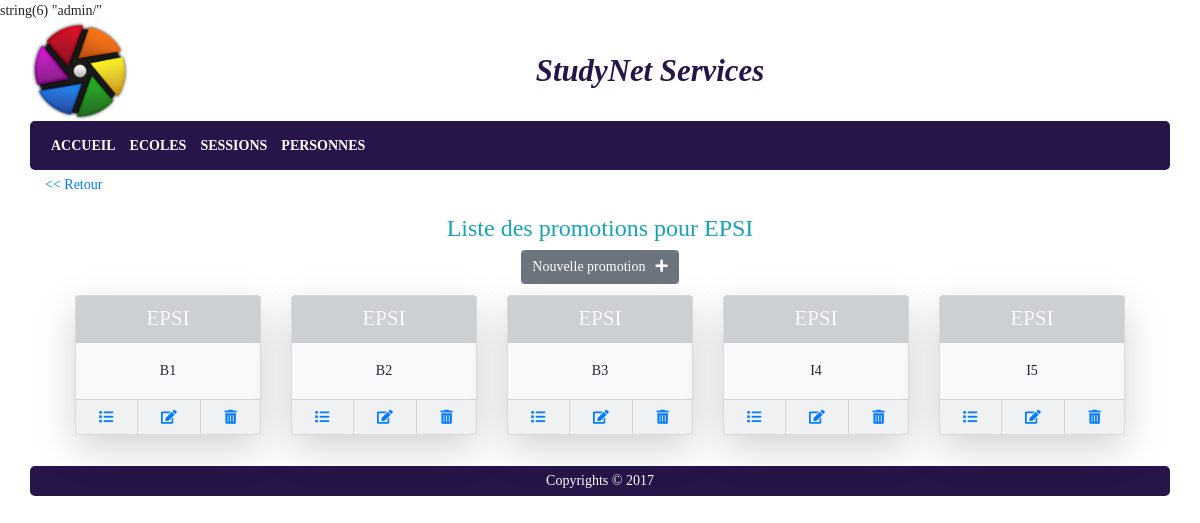
/index.php?p=promotions&a=listepromotions&idecole=1 (signed in), run on the app's committed database.
### tables this page shows
CREATE TABLE `ecole` (
  `eco_id` int NOT NULL AUTO_INCREMENT,
  `eco_nom` varchar(50) NOT NULL,
  `eco_logo` varchar(255) DEFAULT NULL,
  PRIMARY KEY (`eco_id`)
);

CREATE TABLE `promotion` (
  `promo_id` int NOT NULL AUTO_INCREMENT,
  `promo_libelle` varchar(50) NOT NULL,
  `eco_id` int NOT NULL,
  PRIMARY KEY (`promo_id`),
  KEY `FK_promotion_eco_id` (`eco_id`),
  CONSTRAINT `FK_promotion_eco_id` FOREIGN KEY (`eco_id`) REFERENCES `ecole` (`eco_id`)
);

### index.php (called while the page is built, shortened)
<?php
	include_once ROOT.'/core/controllers/controller_main.php';

### core/models/DAO.php (called while the page is built, shortened)
<?php
	class DAO{
		private static $dsnserveur = 'mysql:host=%MYSQL_HOST%;port=%MYSQL_PORT%;charset=utf8;dbname=%MYSQL_BDD%';
		private static $user = '';
		private static $pass = '';
		private static $_instance;
		public static function getInstance(){
			self::$dsnserveur = str_replace('%MYSQL_HOST%', getenv('MYSQL_HOST'), self::$dsnserveur);
			self::$dsnserveur = str_replace('%MYSQL_PORT%', getenv('MYSQL_PORT'), self::$dsnserveur);
			self::$dsnserveur = str_replace('%MYSQL_BDD%', getenv('MYSQL_BDD'), self::$dsnserveur);
			self::$user = getenv('MYSQL_USER');
			self::$pass = getenv('MYSQL_PASS');
			if (self::$_instance == null) {
				try{
					self::$_instance = new PDO(self::$dsnserveur, self::$user, self::$pass);
				}catch (PDOException $ex){
					exit($ex->getMessage());
				}
			}
			return self::$_instance;
		}
	}
?>

### core/models/model_ecole.php (called while the page is built, shortened)
<?php
	include_once ROOTMODELS.'DAO.php';
	include_once ROOTMODELS.'model_promotion.php';
	class Ecole {
		private $id, $nom, $logo;
		private array $promotions;
		public function __construct($id = 0, $nom = '', $logo = ''){
			$this->id = $id;
			$this->nom = $nom;
			$this->promotions = array();
		}
		public function getNom(){
			return $this->nom;
		}
		public function getId(){
			return $this->id;
		}
		public function setPromotions($promotions){
			$this->promotions = $promotions;
		}
		public function getPromotions() : array{
			return $this->promotions;
		}
		public static function getById($id) : Ecole{
			$SQLStmt = DAO::getInstance()->prepare("SELECT * FROM studynet.ecole WHERE eco_id = :idecole");
			$SQLStmt->bindValue(':idecole', $id);
			$SQLStmt->execute();
			$SQLRow = $SQLStmt->fetchObject();
			$newEcole = new Ecole($SQLRow->eco_id, $SQLRow->eco_nom, $SQLRow->eco_logo);
			$newEcole->setPromotions(Promotion::getListe($newEcole));
			return $newEcole;
		}
	}

### core/models/model_promotion.php (called while the page is built, shortened)
<?php
include_once ROOTMODELS.'DAO.php';
include_once ROOTMODELS.'model_ecole.php';
class Promotion {
	private $id, $libelle, $idEcole;
	public function __construct($id = 0, $libelle = '', $idEcole = 0){
		$this->id = $id;
		$this->libelle = $libelle;
	}
	public function getLibelle(){
		return $this->libelle;
	}
	public function getId(){
		return $this->id;
	}
	public static function getListe(Ecole $ecole = null){
		$SQLQuery = 'SELECT promo_id, promo_libelle, promotion.eco_id FROM promotion INNER JOIN ecole ON promotion.eco_id = ecole.eco_id ';
		if (!is_null($ecole)){
			$SQLQuery .= 'WHERE ecole.eco_id = :idEcole ';
		}
		$SQLQuery .= 'ORDER BY eco_nom, promo_libelle';
		$SQLStmt = DAO::getInstance()->prepare($SQLQuery);
		if (!is_null($ecole)){
			$SQLStmt->bindValue(':idEcole', $ecole->getId());
		}
		$SQLStmt->execute();
		$retVal = array();
		while ($SQLRow = $SQLStmt->fetchObject()){
			$newPromo = new Promotion($SQLRow->promo_id, $SQLRow->promo_libelle, $SQLRow->eco_id);
			$retVal[] = $newPromo;
		}
		return $retVal;
	}
}

### core/models/model_user.php (called while the page is built, shortened)
<?php
	include_once ROOTMODELS.'DAO.php';
	include_once ROOTMODELS.'model_personne.php';
	class User {
		private $id, $login, $password, $isAdmin;
		public function isAdmin($admin = null){
			return $this->isAdmin;
		}
    }

### core/models/model_personne.php (called while the page is built, shortened)
<?php
class Personne{
	protected $userAuth;
    public function isAdmin(){
	    return is_null($this->userAuth) OR $this->userAuth->isAdmin();
    }
}
?>

### core/views/admin/view_listepromotions.php (the view, shortened to what this page needs)
<nav class="navinterne">
	<a href="index.php?p=ecoles&a=listeecoles" title="Retour à la liste des écoles"><< Retour</a>
</nav>
<section id="content_body" class="container">
	<header class="col-12 text-center text-info">Liste des promotions <?php if (isset($ecole)) { print(' pour '.$ecole->getNom()); } ?></header>
	<div class="col-12 btnactions">
		<?php
			if (isset($user)){
				if ($user->isAdmin() AND isset($ecole)){
					print('<a href="index.php?p=promotions&a=ajoutpromo&idecole='.$ecole->getId().'" class="btn btn-secondary" title="Ajout d\'une promotion">Nouvelle promotion<span class="fa fa-plus"></span></a>');
				}
			}
		?>
	</div>
	<div class="container mt-2">
		<?php
			$script = '';
			if (isset($listePromos)){
				if (count($listePromos) == 0){
					$script .= 'Aucune promotion disponible !';
				}else{
					$num = 0;
					$script .= '<div class="row card-deck justify-content-center">';
					foreach ($listePromos as $promo){
						$num++;
						$script .= '<div class="card mb-4 bg-light shadow-lg text-center" style="max-width: 300px">';
						$script .= '<div class="card-header text-light bg-secondary">';
						$script .= '<h4 class="my-0 font-weight-normal">'.(isset($ecole)?$ecole->getNom():Ecole::getById($promo->getIdEcole())->getNom()).'</h4>';
						$script .= '</div>';
						$script .= '<div class="card-body">';
						$script .= $promo->getLibelle();
						$script .= '</div>';
						$script .= '<div class="card-footer">';
						$script .= '<span><a href="index.php?p=periodesformation&a=listepf&idpromo='.$promo->getId().'" title="Liste des périodes de formation" class="fa fa-list"></a></span>';
						$script .= '<span><a href="index.php?p=promotions&a=editpromo&idpromo='.$promo->getId().'" title="Modifier" class="fa fa-edit"></a></span>';
						$script .= '<span><a href="index.php?p=promotions&a=deletepromo&idpromo='.$promo->getId().'" title="Supprimer" class="fa fa-trash-alt"></a></span>';
						$script .= '</div>';
						$script .= '</div>';
						if ($num%5==0){
							$script .= '</div>';
							$script .= '<div class="row card-deck justify-content-center">';
						}
					}
					$script .= '</div>';
				}
			}
			print($script);
		?>
	</div>
</section>

### includes/libs/fa_5.11.2_all.css (style rules this page uses)
.fa, .fas, .far, .fal, .fad, .fab { -moz-osx-font-smoothing: grayscale; -webkit-font-smoothing: antialiased; display: inline-block; font-style: normal; font-variant: normal; text-rendering: auto; line-height: 1; }
.fa-edit:before { content: "\f044"; }
.fa-list:before { content: "\f03a"; }
.fa-plus:before { content: "\f067"; }
.fa-trash-alt:before { content: "\f2ed"; }
.fa, .fas { font-family: 'Font Awesome 5 Free'; font-weight: 900; }

### includes/styles/styles.css (style rules this page uses)
body, html, * { margin: 0; padding: 0; font-size: 14px; font-family: Tahoma, Verdana, Sans Serif, serif; }
a, a:link, a:visited, a:hover { text-decoration: none; }
nav.navinterne { height: 30px; line-height: 30px; }
#content_body, .content_body { margin-top: 10px; }
#content_body>header { font-size: 24px; }
.card-footer { display: flex; justify-content: center; align-items: stretch; padding: 0; }
.card-header.bg-secondary { background-color: lightgray; opacity: 0.3; }
.card-footer>span { padding-left: 5px; padding-right: 5px; height: 100%; text-align: center; border-right: solid 1px lightgray; flex-grow: 1; }
.card-footer>span>a { margin: 10px 0; }
.card-footer>span:last-child { border-right: none; }
.formbtn, .btnactions { width: 100%; text-align: center; padding: 4px; }
.formbtn button span, .btnactions button span, .btnactions a span { margin-left: 10px; }

### data on the page
ecole: eco_nom "EPSI"
promotion: eco.eco_nom "EPSI", value "B1"
promotion: eco.eco_nom "EPSI", value "B2"
promotion: eco.eco_nom "EPSI", value "B3"
promotion: eco.eco_nom "EPSI", value "I4"
promotion: eco.eco_nom "EPSI", value "I5"

### other printed values
$pageTitle "StudyNet Services"
$this->libelle "ACCUEIL"
$this->libelle "ECOLES"
$this->libelle "SESSIONS"
$this->libelle "PERSONNES"
